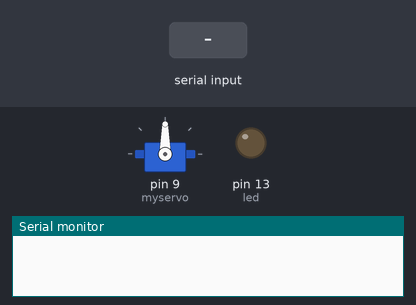
Recording of a sketch running on a simulated Arduino Uno, built with avr-gcc and run on an emulated ATmega328P. Shown: servo, output pins drawn as LEDs (lit = HIGH), the last lines printed to the serial monitor. Inputs (shaded band) come from the test bench.

Above: at 1.2 s.
1.3 s: "L" received over Serial
At 1.9 s:
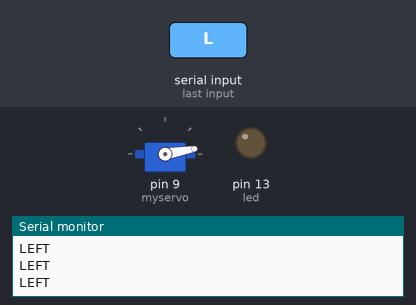
2.8 s: "R" received over the second serial link
At 3.5 s:
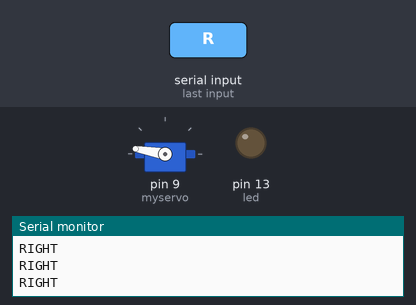
4.3 s: "1" received over Serial
At 4.8 s:
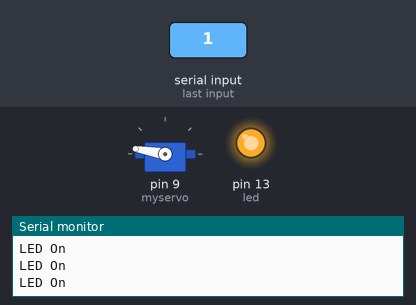
5.8 s: "L" received over the second serial link
At 7.0 s:
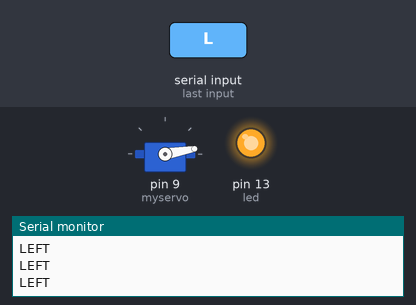
7.3 s: "R" received over Serial
At 8.2 s:
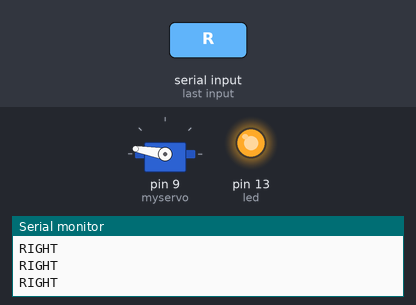
10.3 s: "2" received over the second serial link
At 11.6 s:
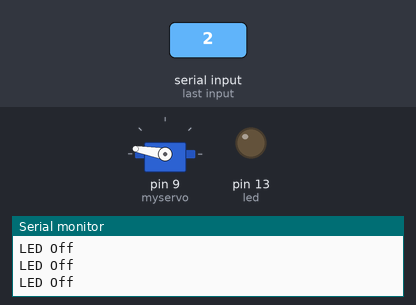
Timing chart, 0 to 13.2 s (numbered marks = the images above; inputs shaded):
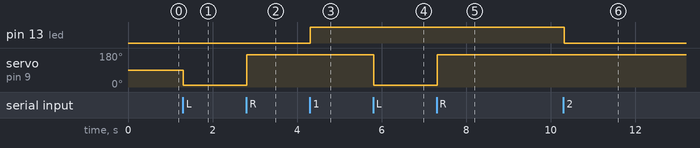

Measured:
- after the input at 1.3 s, servo on pin 9 (myservo): 90° → 10° at once
- after the input at 2.8 s, servo on pin 9 (myservo): 10° → 170° at once
- after the input at 4.3 s, pin 13 (led): LOW → HIGH at once
- after the input at 5.8 s, servo on pin 9 (myservo): 170° → 10° at once
- after the input at 7.3 s, servo on pin 9 (myservo): 10° → 170° at once
- after the input at 10.3 s, pin 13 (led): HIGH → LOW at once

The sketch:

Bluetooth_Servo.ino
```cpp
#include <Servo.h>
#include <SoftwareSerial.h>

 SoftwareSerial BTSerial(2,3); //rx, tx
 Servo myservo;
 char data;
 int led = 13;

void setup() {
  BTSerial.begin(9600);
  Serial.begin(9600);
  pinMode(led, OUTPUT);
  myservo.attach(9);
}

void loop() {
  if(BTSerial.available()) {
    data = BTSerial.read();
    Serial.println(data);
  }
  if(Serial.available()) {
    data = Serial.read();
    Serial.println(data);
  }
  if(data == 'L') {
    Serial.println("LEFT");
    servorot(10);
  }
  if(data == 'R') {
    Serial.println("RIGHT");
    servorot(170);
  }
    if(data == '1') {
    Serial.println("LED On");
    analogWrite(led, 255);
  }
  if(data == '2') {
    Serial.println("LED Off");
    analogWrite(led, 0);
  }
}

void servorot(int x) {
    myservo.write(x);
}
```
